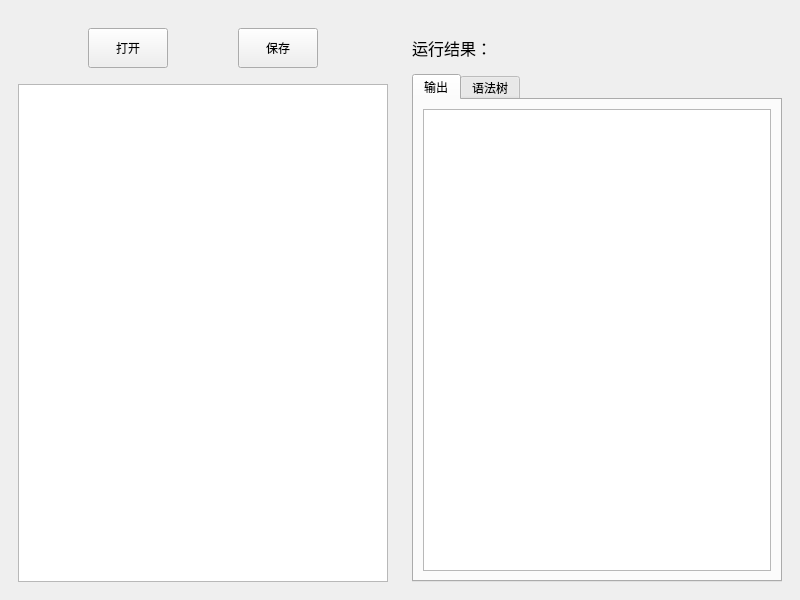
<?xml version="1.0" encoding="UTF-8"?>
<ui version="4.0">
 <class>MainWindow</class>
 <widget class="QMainWindow" name="MainWindow">
  <property name="geometry">
   <rect>
    <x>0</x>
    <y>0</y>
    <width>800</width>
    <height>600</height>
   </rect>
  </property>
  <property name="windowTitle">
   <string>MainWindow</string>
  </property>
  <widget class="QWidget" name="centralwidget">
   <layout class="QHBoxLayout" name="horizontalLayout_2">
    <item>
     <widget class="QWidget" name="widget" native="true">
      <layout class="QVBoxLayout" name="verticalLayout">
       <item>
        <spacer name="verticalSpacer_2">
         <property name="orientation">
          <enum>Qt::Vertical</enum>
         </property>
         <property name="sizeType">
          <enum>QSizePolicy::Minimum</enum>
         </property>
         <property name="sizeHint" stdset="0">
          <size>
           <width>20</width>
           <height>10</height>
          </size>
         </property>
        </spacer>
       </item>
       <item>
        <widget class="QWidget" name="widget_2" native="true">
         <layout class="QHBoxLayout" name="horizontalLayout">
          <property name="spacing">
           <number>0</number>
          </property>
          <property name="leftMargin">
           <number>0</number>
          </property>
          <property name="topMargin">
           <number>0</number>
          </property>
          <property name="rightMargin">
           <number>0</number>
          </property>
          <property name="bottomMargin">
           <number>0</number>
          </property>
          <item>
           <spacer name="horizontalSpacer_2">
            <property name="orientation">
             <enum>Qt::Horizontal</enum>
            </property>
            <property name="sizeHint" stdset="0">
             <size>
              <width>40</width>
              <height>20</height>
             </size>
            </property>
           </spacer>
          </item>
          <item>
           <widget class="QPushButton" name="openBtn">
            <property name="minimumSize">
             <size>
              <width>0</width>
              <height>40</height>
             </size>
            </property>
            <property name="text">
             <string>打开</string>
            </property>
           </widget>
          </item>
          <item>
           <spacer name="horizontalSpacer">
            <property name="orientation">
             <enum>Qt::Horizontal</enum>
            </property>
            <property name="sizeHint" stdset="0">
             <size>
              <width>40</width>
              <height>20</height>
             </size>
            </property>
           </spacer>
          </item>
          <item>
           <widget class="QPushButton" name="saveBtn">
            <property name="minimumSize">
             <size>
              <width>0</width>
              <height>40</height>
             </size>
            </property>
            <property name="text">
             <string>保存</string>
            </property>
           </widget>
          </item>
          <item>
           <spacer name="horizontalSpacer_3">
            <property name="orientation">
             <enum>Qt::Horizontal</enum>
            </property>
            <property name="sizeHint" stdset="0">
             <size>
              <width>40</width>
              <height>20</height>
             </size>
            </property>
           </spacer>
          </item>
         </layout>
        </widget>
       </item>
       <item>
        <spacer name="verticalSpacer">
         <property name="orientation">
          <enum>Qt::Vertical</enum>
         </property>
         <property name="sizeType">
          <enum>QSizePolicy::Minimum</enum>
         </property>
         <property name="sizeHint" stdset="0">
          <size>
           <width>20</width>
           <height>10</height>
          </size>
         </property>
        </spacer>
       </item>
       <item>
        <widget class="QTextBrowser" name="sourceText"/>
       </item>
      </layout>
     </widget>
    </item>
    <item>
     <widget class="QWidget" name="widget_3" native="true">
      <property name="layoutDirection">
       <enum>Qt::LeftToRight</enum>
      </property>
      <layout class="QVBoxLayout" name="verticalLayout_2">
       <item>
        <spacer name="verticalSpacer_4">
         <property name="orientation">
          <enum>Qt::Vertical</enum>
         </property>
         <property name="sizeType">
          <enum>QSizePolicy::Minimum</enum>
         </property>
         <property name="sizeHint" stdset="0">
          <size>
           <width>20</width>
           <height>10</height>
          </size>
         </property>
        </spacer>
       </item>
       <item>
        <widget class="QLabel" name="label">
         <property name="minimumSize">
          <size>
           <width>0</width>
           <height>40</height>
          </size>
         </property>
         <property name="font">
          <font>
           <pointsize>12</pointsize>
          </font>
         </property>
         <property name="text">
          <string>运行结果：</string>
         </property>
        </widget>
       </item>
       <item>
        <widget class="QTabWidget" name="tabWidget">
         <property name="currentIndex">
          <number>0</number>
         </property>
         <widget class="QWidget" name="tab1">
          <attribute name="title">
           <string>输出</string>
          </attribute>
          <layout class="QVBoxLayout" name="verticalLayout_3">
           <item>
            <widget class="QTextEdit" name="OutputTex"/>
           </item>
          </layout>
         </widget>
         <widget class="QWidget" name="tab2">
          <attribute name="title">
           <string>语法树</string>
          </attribute>
          <layout class="QHBoxLayout" name="horizontalLayout_3">
           <item>
            <widget class="QTextEdit" name="TreeTex"/>
           </item>
          </layout>
         </widget>
        </widget>
       </item>
      </layout>
     </widget>
    </item>
   </layout>
  </widget>
 </widget>
 <resources/>
 <connections/>
</ui>
